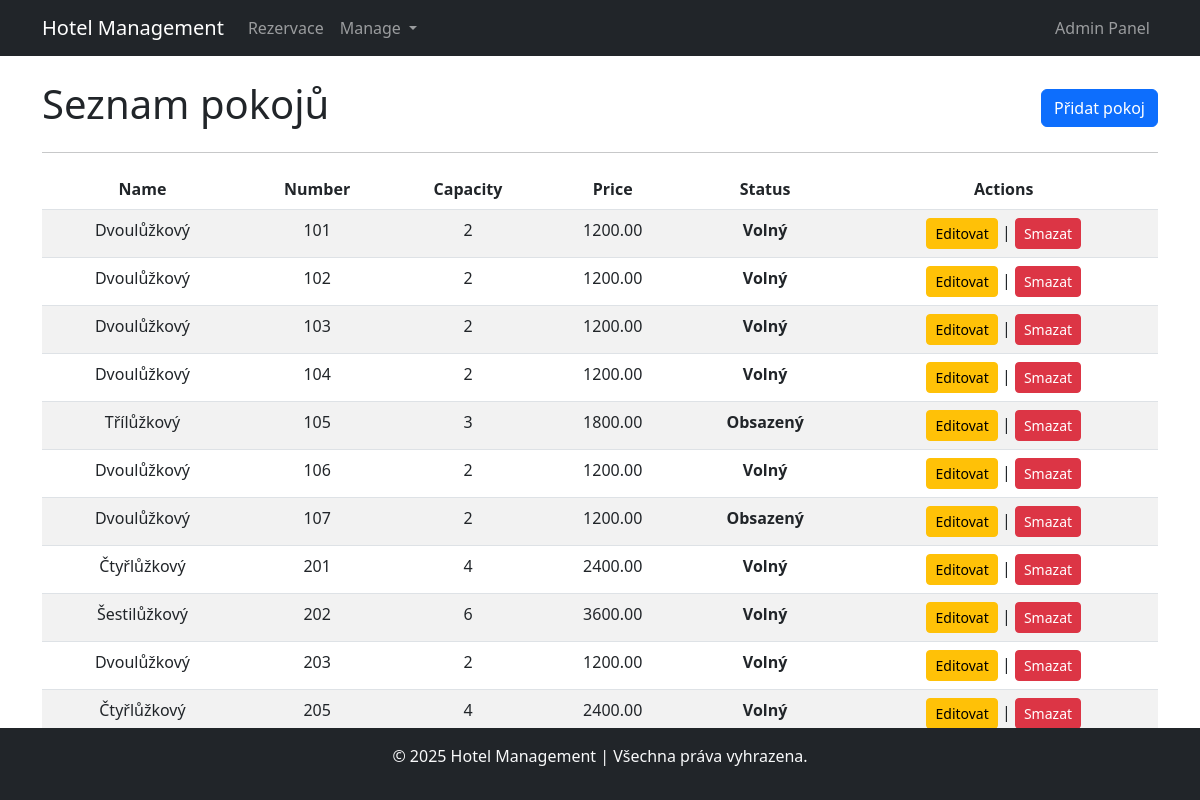
The page /room/management/ on the database as committed earlier.
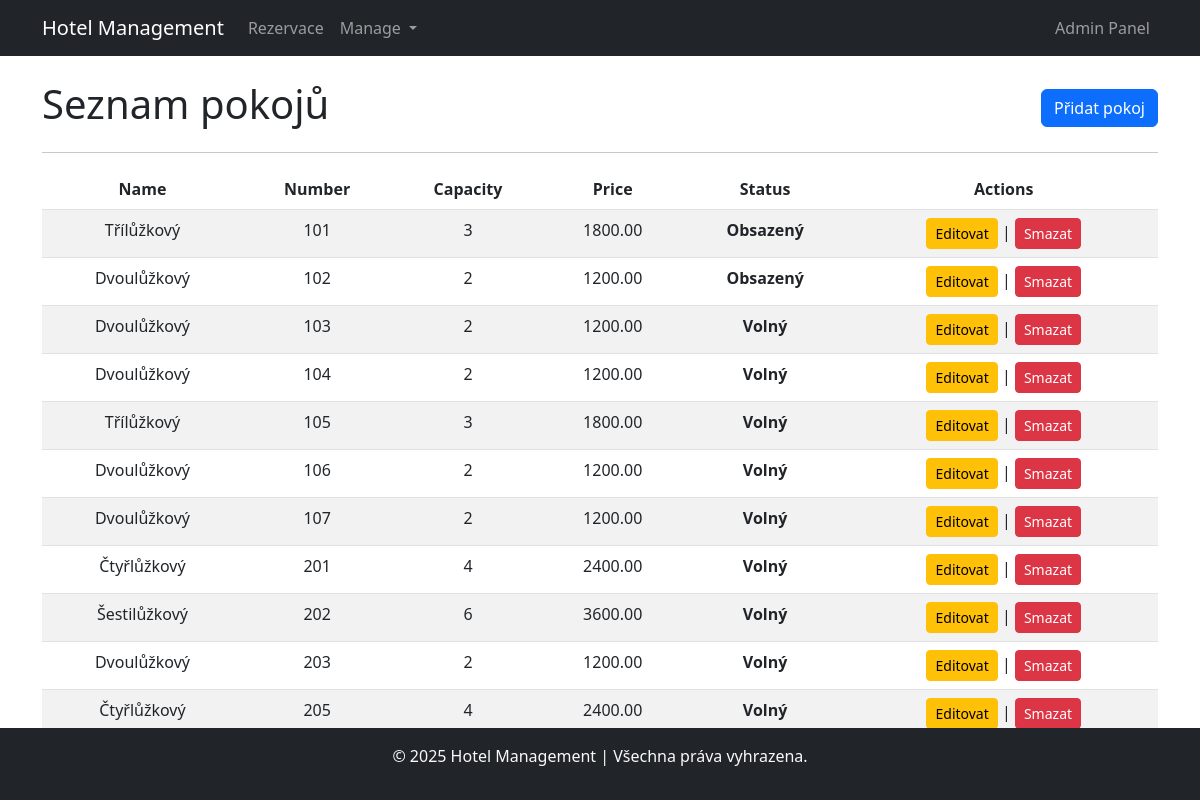
The same page on the database as committed later.
### blog/models.py (models this page shows, shortened)
class Room(models.Model):
    room_id = models.AutoField(primary_key=True)
    room_type = models.ForeignKey(RoomType, on_delete=models.CASCADE, null=False, blank=False)
    room_number = models.CharField(max_length=10)
    is_occupied = models.BooleanField()

class RoomType(models.Model):
    room_type_id = models.AutoField(primary_key=True)
    name = models.CharField(max_length=50)
    bed_count = models.IntegerField()
    price_per_night = models.DecimalField(max_digits=10, decimal_places=2)

### blog/views.py (the view)
# urls.py: path('room/management/', views.room_management, name='room_management'),
def room_management(request):
    rooms = Room.objects.select_related('room_type').all()
    return render(request, 'management/room/room_management.html', {'rooms': rooms})

### blog/templates/management/room/room_management.html
{% extends 'base.html' %}
{% block content %}
<div class="d-flex justify-content-between align-items-center mb-3">
    <h1>Seznam pokojů</h1>
    <a href="{% url 'room_create' %}" class="btn btn-primary">Přidat pokoj</a>
</div>
<hr>
<table class="table table-striped">
    <thead class="text-center">
        <tr>
            <th scope="col">Name</th>
            <th scope="col">Number</th>
            <th scope="col">Capacity</th>
            <th scope="col">Price</th>
            <th scope="col">Status</th>
            <th scope="col">Actions</th>
        </tr>
    </thead>
    <tbody>
        {% for room in rooms %}
            <tr class="text-center">
                <td>{{ room.room_type.name }}</td>
                <td>{{ room.room_number }}</td>
                <td>{{ room.room_type.bed_count }}</td>
                <td>{{ room.room_type.price_per_night }}</td>
                {% if room.is_occupied == True %}
                    <td class="free">Obsazený</td>
                {% else %}
                    <td class="occupied">Volný</td>
                {% endif %}
                <td>
                    <a href="{% url 'room_update' room.room_id %}" class="btn btn-warning btn-sm">Editovat</a> |
                    <a href="{% url 'room_delete' room.room_id %}" class="btn btn-danger btn-sm">Smazat</a>
                </td>
            </tr>
        {% endfor %}
    </tbody>
</table>
{% endblock %}

Rows that differ between the two databases and show on the page:
changed Room (number 1 of 11 on the later page): room_type.name "Dvoulůžkový" → "Třílůžkový"; room_type.bed_count "2" → "3"; room_type.price_per_night "1200.00" → "1800.00"; is_occupied "Volný" → "Obsazený"
changed Room (number 2 of 11 on the later page): is_occupied "Volný" → "Obsazený"
changed Room (number 5 of 11 on the later page): is_occupied "Obsazený" → "Volný"
changed Room (number 7 of 11 on the later page): is_occupied "Obsazený" → "Volný"
